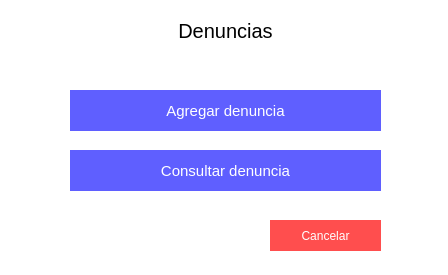
<?xml version="1.0" encoding="UTF-8"?>
<ui version="4.0">
 <class>Form</class>
 <widget class="QWidget" name="Form">
  <property name="geometry">
   <rect>
    <x>0</x>
    <y>0</y>
    <width>448</width>
    <height>275</height>
   </rect>
  </property>
  <property name="windowTitle">
   <string>Form</string>
  </property>
  <property name="styleSheet">
   <string notr="true">background-color:white;</string>
  </property>
  <widget class="QPushButton" name="ca_btn_cancelar">
   <property name="geometry">
    <rect>
     <x>270</x>
     <y>220</y>
     <width>111</width>
     <height>31</height>
    </rect>
   </property>
   <property name="styleSheet">
    <string notr="true">color:white;
background-color:#ff4e4e;
border:none;</string>
   </property>
   <property name="text">
    <string>Cancelar</string>
   </property>
  </widget>
  <widget class="QPushButton" name="ca_btn_2">
   <property name="geometry">
    <rect>
     <x>70</x>
     <y>150</y>
     <width>311</width>
     <height>41</height>
    </rect>
   </property>
   <property name="styleSheet">
    <string notr="true">background-color:#5f5fff;
color:white;
border:none;
font-size:15px;</string>
   </property>
   <property name="text">
    <string>Consultar denuncia</string>
   </property>
   <property name="iconSize">
    <size>
     <width>16</width>
     <height>20</height>
    </size>
   </property>
   <property name="flat">
    <bool>false</bool>
   </property>
  </widget>
  <widget class="QLabel" name="label">
   <property name="geometry">
    <rect>
     <x>110</x>
     <y>10</y>
     <width>231</width>
     <height>41</height>
    </rect>
   </property>
   <property name="styleSheet">
    <string notr="true">font-size:20px;
</string>
   </property>
   <property name="text">
    <string>Denuncias</string>
   </property>
   <property name="alignment">
    <set>Qt::AlignCenter</set>
   </property>
  </widget>
  <widget class="QPushButton" name="ca_btn_1">
   <property name="geometry">
    <rect>
     <x>70</x>
     <y>90</y>
     <width>311</width>
     <height>41</height>
    </rect>
   </property>
   <property name="styleSheet">
    <string notr="true">background-color:#5f5fff;
color:white;
border:none;
font-size:15px;</string>
   </property>
   <property name="text">
    <string>Agregar denuncia</string>
   </property>
   <property name="iconSize">
    <size>
     <width>16</width>
     <height>20</height>
    </size>
   </property>
   <property name="flat">
    <bool>false</bool>
   </property>
  </widget>
 </widget>
 <resources/>
 <connections/>
</ui>
